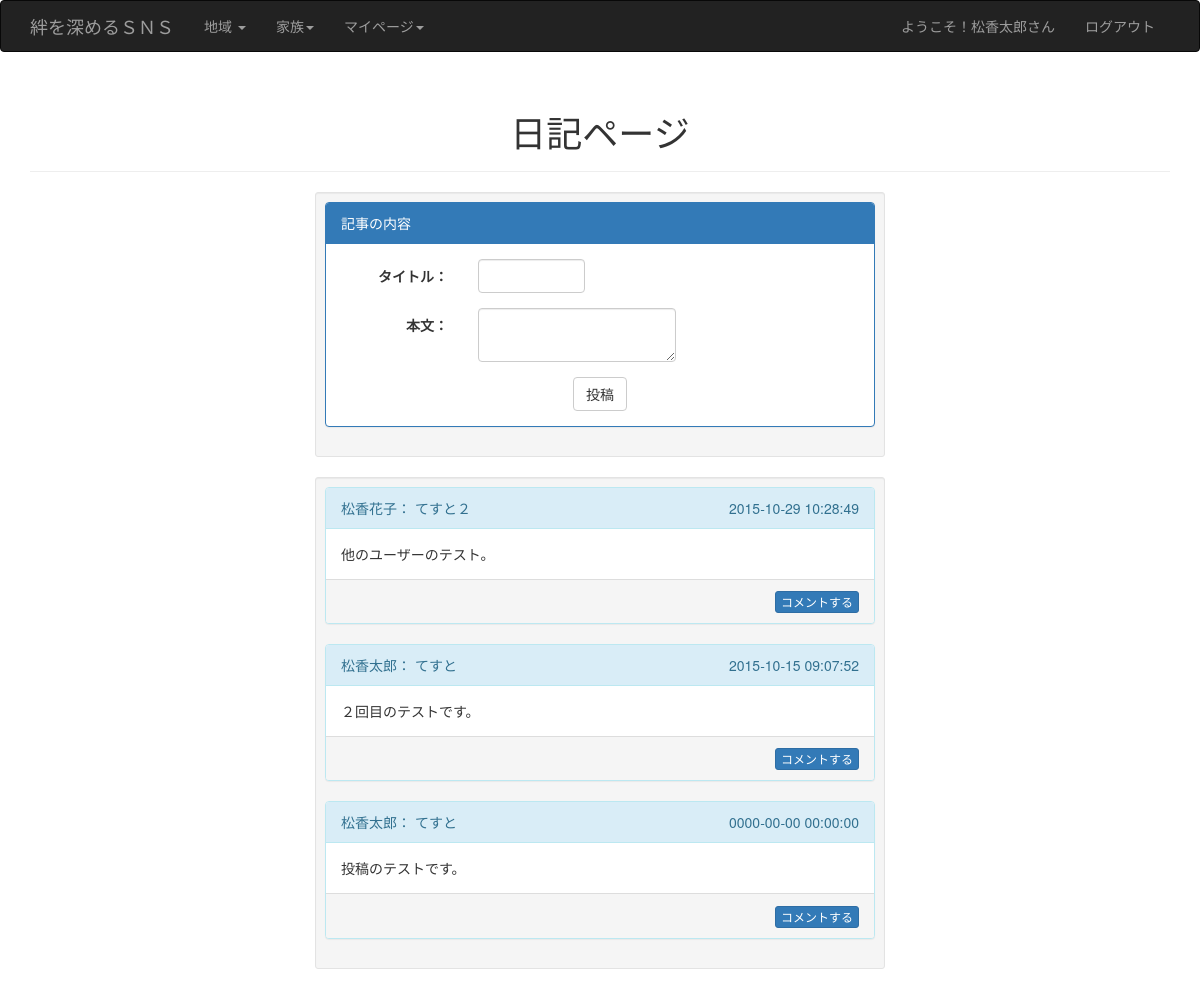
Page /mypage/diary.php (signed in) on the committed database.
### tables this page shows
CREATE TABLE IF NOT EXISTS `tb_diary` (
  `USER_ID` varchar(16) NOT NULL,
  `DIARY_ID` bigint(20) NOT NULL AUTO_INCREMENT,
  `D_TITLE` text,
  `D_DETAIL` text,
  `D_POSTTIME` datetime DEFAULT NULL,
  PRIMARY KEY (`DIARY_ID`),
  KEY `USER_ID` (`USER_ID`)
);

CREATE TABLE IF NOT EXISTS `tb_user` (
  `HOME_ID` varchar(16) NOT NULL,
  `UT_ID` bigint(16) NOT NULL,
  `USER_ID` varchar(16) NOT NULL,
  `PASSWORD` varchar(16) NOT NULL,
  `NAME` varchar(32) NOT NULL,
  `SEX` int(11) NOT NULL,
  `BIRTHDAY` date NOT NULL,
  `EMAIL` varchar(64) DEFAULT NULL,
  PRIMARY KEY (`USER_ID`),
  KEY `HOME_ID` (`HOME_ID`),
  KEY `UT_ID` (`UT_ID`)
);

### mypage/diary.php (the view, shortened to what this page needs)
<?php
include ('../inc/header_inc.php');
$query = "SELECT `USER_ID`,`HOME_ID`,`DIARY_ID`,`D_TITLE`,`D_TITLE`,`D_DETAIL`,`D_POSTTIME`,`NAME` FROM `tb_diary` NATURAL JOIN `tb_user` NATURAL JOIN tb_home WHERE `HOME_ID`='{$hid}' ORDER BY `tb_diary`.`D_POSTTIME` DESC ";
$rs = mysql_query($query);
if(!isset($_SESSION['UTID'])){
	header("Location: ../login.php") ;
	exit();
}else{
?>
	<div class="page-header text-center">
    <h1>日記ページ</h1>
    </div>
    <div class="col-sm-offset-3 col-sm-6 well well-sm">
    	<div class="panel panel-primary">
		  <div class="panel-heading">記事の内容</div>
		  <div class="panel-body">
			<form class="form-horizontal" action="diary_add.php" method="post">
			  <div class="form-group">
			    <label class="col-sm-3 control-label" for="title">タイトル：</label>
			    <div class="col-sm-3">
			      <input type="text" class="form-control" name="diary_title">
			    </div>
			  </div>
			  <div class="form-group">
			    <label class="col-sm-3 control-label" for="text">本文：</label>
			    <div class="col-sm-5">
			      <textarea class="form-control" name="diary_text"></textarea>
			    </div>
			  </div>
			  <div class="text-center">
			  	<button type="submit" class="btn btn-default">投稿</button>
			  </div>
			</form>
		  </div>
		</div>
	</div>
    <div class="col-sm-offset-3 col-sm-6 well well-sm">
    <?php while($row = mysql_fetch_array($rs)){ ?>
	<div class="panel panel-info">
	  <div class="panel-heading">
	  	<?php echo $row['NAME']?>：
	  	<?php echo $row['D_TITLE']?>
	  	<div class="pull-right"><?php echo $row['D_POSTTIME']?></div>
	  </div>
	  <div class="panel-body">
	    <?php echo $row['D_DETAIL']?>
	  </div>
<div class="panel-footer">
<div class="text-right">
<a data-toggle="modal" href="#<?php echo $row['DIARY_ID']; ?>" class="btn btn-primary btn-xs">コメントする</a>
</div>
</div>
	</div>
    <?php }?>
    </div>
<?php }?>
<?php include('../inc/footer_inc.php'); ?>

### rows in the picture
tb_diary: USER_ID.NAME "松香花子", D_TITLE "てすと２", D_POSTTIME "2015-10-29 10:28:49", D_DETAIL "他のユーザーのテスト。"
tb_diary: USER_ID.NAME "松香太郎", D_TITLE "てすと", D_POSTTIME "2015-10-15 09:07:52", D_DETAIL "２回目のテストです。"
tb_diary: USER_ID.NAME "松香太郎", D_TITLE "てすと", D_POSTTIME "0000-00-00 00:00:00", D_DETAIL "投稿のテストです。"

### other values in the picture
$uname "松香太郎"
